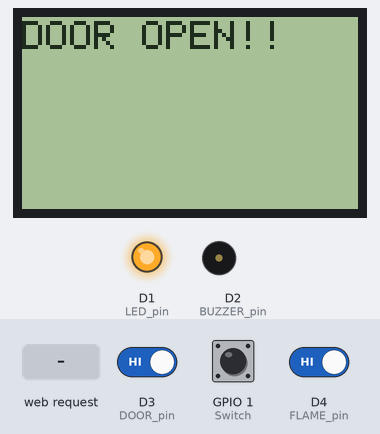
Recording of a sketch running on a simulated ESP8266 (NodeMCU). On the bench: 84×48 one-colour display, output pins drawn as LEDs (lit = HIGH), buzzer (waves = sounding). The test bench sets the inputs (shaded band); at power-on: D3 (DOOR_pin) HIGH, D4 (FLAME_pin) HIGH, GPIO 1 (Switch) HIGH. WiFi joins after 1.5 s; servers stay silent unless stated; no MQTT or app messages arrive unless stated; what the sketch prints to the serial monitor is not drawn.

Above: at 3.0 s.
3.1 s: D3 (DOOR_pin) driven LOW
At 4.7 s:
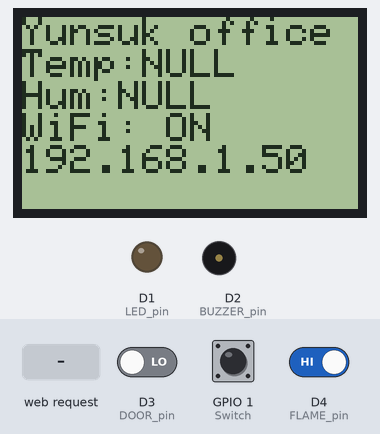
5.0 s: D4 (FLAME_pin) driven LOW
At 6.5 s:
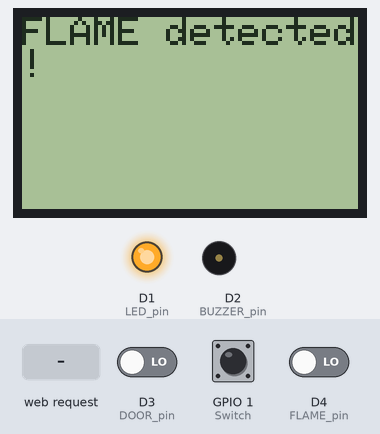
7.3 s: D3 (DOOR_pin) driven HIGH
At 10.2 s:
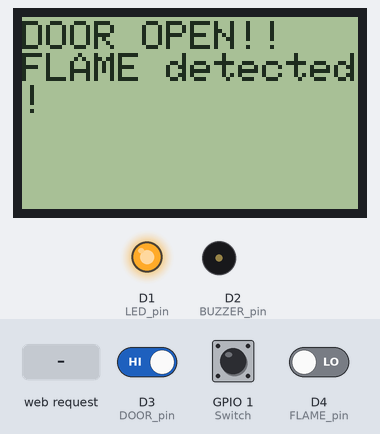
11.2 s: D3 (DOOR_pin) driven LOW
At 13.4 s:
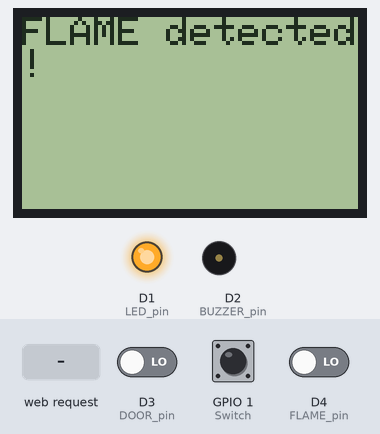
15.1 s: D4 (FLAME_pin) driven HIGH
At 16.7 s:
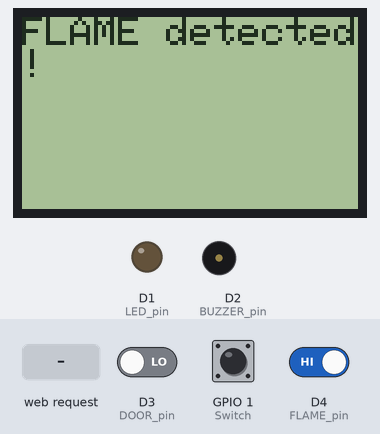
18.4 s: HTTP request GET /Gas received
At 21.0 s:
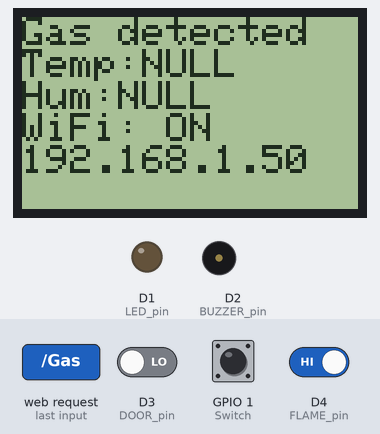
Timing chart, 0 to 22.5 s (numbered marks = the images above; inputs shaded):
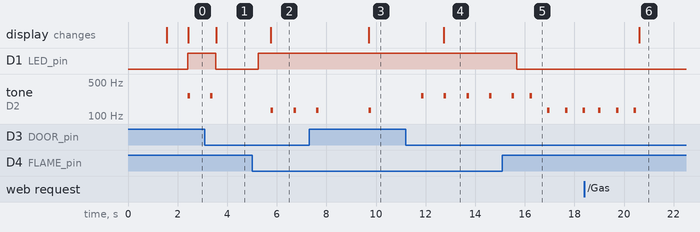

Measured:
- after the input at 3.1 s, D1 (LED_pin): HIGH → LOW after 0.44 s; tone on D2 (BUZZER_pin): goes on until 3.4 s, then stays silent; the display: changes after 0.45 s (image 1)
- after the input at 5.0 s, D1 (LED_pin): LOW → HIGH after 0.25 s; tone on D2 (BUZZER_pin): alternates 131 Hz for 0.10 s and silent for 0.82 s, starting after 0.76 s; the display: first differs from a run without the input after 0.76 s (image 2)
- after the input at 7.3 s, tone on D2 (BUZZER_pin): silent → 131 Hz after 2.4 s, → silent 0.10 s later; the display: first differs from a run without the input after 2.4 s (image 3)
- after the input at 11.2 s, tone on D2 (BUZZER_pin): alternates 262 Hz for 0.10 s and silent for 0.82 s, starting after 1.5 s; the display: first differs from a run without the input after 1.5 s (image 4)
- after the input at 15.1 s, D1 (LED_pin): HIGH → LOW after 0.58 s
- after the input at 18.4 s, the display: changes after 2.2 s (image 6)

The sketch:

final_node_1.ino
```cpp
#include <SPI.h>               // include SPI library
#include <Adafruit_GFX.h>      // include adafruit graphics library
#include <Adafruit_PCD8544.h>  // include adafruit PCD8544 (Nokia 5110) library
#include <Wire.h>
#include <Adafruit_Sensor.h>
#include <Adafruit_BME280.h>
#include <ESP8266WiFi.h>
#include <ESP8266HTTPClient.h>
#include <PubSubClient.h>

#define DEBUG 1

#define D0 16
#define D1 5
#define D2 4
#define D3 0
#define D4 2
#define D5 14
#define D6 12
#define D7 13
#define D8 15
#define TX 1

#define MyRoomLocation "Room1"
#define FLAME_pin D4
#define DOOR_pin D3
#define BUZZER_pin D2
#define Switch TX
#define LED_pin D1

#define DOOR_OPEN_MSG "DOOR OPEN!!"
#define DOOR_CLOSED_MSG "DOOR closed"
#define FLAME_UNDETECTED_MSG "FLAME undetected"
#define FLAME_DETECTED_MSG "FLAME detected!"
//LCD
Adafruit_PCD8544 display = Adafruit_PCD8544(D5, D7, D6, D8, D0);
static const unsigned char PROGMEM logo16_glcd_bmp[] =
{ B00000000, B11000000,
  B00000001, B11000000,
  B00000001, B11000000,
  B00000011, B11100000,
  B11110011, B11100000,
  B11111110, B11111000,
  B01111110, B11111111,
  B00110011, B10011111,
  B00011111, B11111100,
  B00001101, B01110000,
  B00011011, B10100000,
  B00111111, B11100000,
  B00111111, B11110000,
  B01111100, B11110000,
  B01110000, B01110000,
  B00000000, B00110000
};

void callback(char *topic, byte *payload, unsigned int length) //Web으로 부터 수신한 Message에 따른 동작 제어 함수
{
  char message_buff[100]; //initialise storage buffer
  String msgString;
  int i = 0;

  Serial.println("Message arrived: topic: " + String(topic));
  Serial.println("Length: " + String(length, DEC));

  //create character buffer with ending null terminator (string)
  for (i = 0; i < length; i++) {
    message_buff[i] = payload[i];
  }
  message_buff[i] = '\0';

  msgString = String(message_buff);
  Serial.println("Payload: " + msgString);

}
const char *wifi_ssid = "HGU_IoT_3"; // 사용하는 공유기 이름
const char *wifi_password = "csee1414";       // 공유기 password 입력

// MQTT
#define mqtt_broker "192.168.0.92"
#define mqtt_user "iot"
#define mqtt_pwd "csee1414"

// 개별 nodeMCU 설정시 수정해야하는 부분(숫자를 자신의 주어진 번호로 모두 수정) - 자신의 NodeMCU NAME
//Publish를 위한 Topic
const char *mqtt_nodeName = "myhome";


WiFiClient wifiClient; //클라이언트로

PubSubClient mqtt_client(mqtt_broker, 1883, callback, wifiClient);


int STATE_DOOR = 0; // 1이면 문열림, 0이면 문닫힘
int STATE_LED = 0; // 1이면 LED켜짐, 0이면 LED꺼짐
int STATE_BUZZER_FLAME = 0; // 1이면 Buzzer켜짐, 0이면 Buzzer꺼짐. buzzerinterval(밀리초)와 연계
int STATE_BUZZER_DOOR = 0;
int STATE_FLAME = 0; // 0이면 불꽃감지됨, 1이면 불꽃감지 안됨
int STATE_SWITCH = 0; // 0이면 버튼 눌림, 1이면 버튼 떼짐. 버튼 눌림의 현재 상태를 나타냄.
int STATE_LEAVING = 0; // 1이면 외출모드, 0이면 외출모드가 아님
int Gasflag = 0;
int lapcount = 0; // 버튼 누름 상태 지속시간 저장용 변수
int switchtime = 0; // 버튼 처음 눌렀을 때 시간 저장, = millis() 사용
int switchflag = 0; // 0이면 버튼을 아직 안 누른 것, 1이면 버튼을 누른 것. 버튼 눌림의 과거 시간, 즉 u(-t) 상태의 저장.
int buzzertimeflame = 0; // 불꽃 감지에 의해 부저를 처음 울리기 시작한 시간 저장, = millis() 사용. 불꽃이 감지되지 않을때까지 갱신됨.
int buzzertimedoor = 0; // 문열림 감지에 의해 부저를 처음 울리기 시작한 시간 저장, millis() 사용. 문이 닫힐때까지 갱신됨.
int buzzerinterval = 0; // 외출모드 활성화에 따른 부저 울리는 시간(밀리초)를 다르게 저장하기 위한 변수
int buzzertonecount = 0; // 불꽃 감지에 의해 부저를 울릴 때, 음 두 개를 번갈아 출력하기 위해 사용하는 시간 간격 저장용 변수
int buzzernexttone = 0; // 음정을 바꾸기 위한 변수


String hum = "";
String temp = "";

WiFiServer server(80);
#define WEBHOOK_PROTOCOL "http://"
#define NODE2_IP "192.168.0.103"
#define WEBHOOK_PATH_FLAME    WEBHOOK_PROTOCOL NODE2_IP "/Flame/"
#define WEBHOOK_PATH_DOOROPEN WEBHOOK_PROTOCOL NODE2_IP "/DoorOpen/"


//FOR IFTTT

#define IFTTT_HOST "maker.ifttt.com"
#define IFTTT_KEY "bvdK0S9W6_lsDU0IS-ze_t"
String payload_door = "";
String payload_flame = "";

const char *pub_gas = "myhome/room2/gas";
const char *pub_door = "myhome/room1/door";
const char *pub_flame = "myhome/room1/flame";
const char *pub_mode = "myhome/room2/mode";
const char *pub_wifi1 = "myhome/room1/wifi";
const char *pub_wifi2 = "myhome/room2/wifi2";

const char *sub_topic2 = "myhome";

void InitWiFi()
{
  Serial.println(); //시리얼모니터창에 보기 좋게 줄을 바꿈
  Serial.println();
  Serial.println("Connectiong to WiFi..");
  // attempt to connect to WiFi network
  WiFi.begin(wifi_ssid, wifi_password);
  int ct = 0;
  while (WiFi.status() != WL_CONNECTED)
  {
    ct++;
    delay(500);
    Serial.print(".");
    if (ct == 10) return;
  }
  // 접속이 되면 출력
  Serial.println();
  Serial.print("Connected to AP: ");
  //접속 정보를 출력
  Serial.println(WiFi.localIP());
}


void setup() {
  display.begin();
  display.setContrast(50);
  display.clearDisplay();
  Serial.begin(9600);
  print_lcd("PreWiFi");
  InitWiFi();
  print_lcd("PostWiFi");
  pinMode (DOOR_pin, INPUT_PULLUP);
  pinMode (LED_pin, OUTPUT);
  pinMode (BUZZER_pin, OUTPUT);
  pinMode (FLAME_pin, INPUT);
  pinMode (Switch, INPUT_PULLUP);
  digitalWrite(LED_pin, LOW);
  server.begin(); // setup webserver
  mqtt_client.setServer(mqtt_broker, 1883);
  mqtt_client.setCallback(callback);
  mqtt_client.connect(mqtt_nodeName, mqtt_user, mqtt_pwd);
}

void print_lcd(String msg) {
  // put your main code here, to run repeatedly:
  display.setTextSize(0.8);
  display.setTextColor(BLACK);
  display.setCursor(0, 0);
  display.println(msg);
  display.display();
}

bool show_ip = false;
char data[80];
void loop() { //<<(1), (2)>>
  if (WiFi.status() == WL_CONNECTED)
  {
    mqtt_client.publish(pub_wifi2, "WIFI ON", 1);
    if (!show_ip)
    {
      show_ip = true;
      display.print("IP:"); // 디스플레이로
      display.println(WiFi.localIP());
    }
    listen_webhook();
  }
  else
  {
    Serial.println("WIFI OFF");
    InitWiFi();
    mqtt_client.publish(pub_wifi2, "WIFI OFF", 1);
  }

  int pSTATE_LEAVING = STATE_LEAVING; int pSTATE_FLAME = STATE_FLAME; int pSTATE_DOOR = STATE_DOOR; int pSTATE_SWITCH = STATE_SWITCH;
  // 과거 상태를 저장하기. 이는 시리얼 모니터 출력의 if문에서 사용하여, 바뀐 상태가 있는 경우에만 출력을 하도록 하기 위함임. (깔끔하게 하기위한 용도)
  STATE_FLAME = digitalRead(FLAME_pin); // 불꽃감지센서 데이터 읽어오기
  STATE_DOOR = digitalRead(DOOR_pin); // 문열림감지센서 데이터 읽어오기
  STATE_SWITCH = digitalRead(Switch); // 버튼 데이터 읽어오기
  //<<(3)>>
  // 외출모드를 바꾸는 버튼 눌림 구문을 시리얼 모니터 출력 구문 전에 실행해야, 시리얼 출력 구문에서 외출모드상태가 바로 반영이 되므로 여기서 실행함.
  if (!switchflag && !STATE_SWITCH) { // 버튼을 누르지 않아왔는데, 지금 버튼이 눌린 순간, 즉 버튼을 처음 누르는 순간
    switchflag = 1; // 이제 (다음 if 구문의 논리 판별을 위한)버튼의 과거 상태는 누름이 됨
    //Serial.println("*** Button pressed, saving current time. ***");
    switchtime = millis();
  }
  if (switchflag && STATE_SWITCH) { // 버튼을 눌러왔는데, 지금 버튼을 뗀 순간
    switchflag = 0; // 이제 (다음 if 구문의 논리 판별을 위한)버튼의 과거 상태는 뗌이 됨
    lapcount = 0;

    if (millis() - switchtime > 5000) { // 버튼을 누른 시간이 5초를 넘었다면
      display.println("Over 5 seconds, toggling outside mode. ");
      STATE_LEAVING = !STATE_LEAVING; // 외출 모드 토글
      if (STATE_LEAVING) {
        display.clearDisplay();
        display.println("Now outside. ***"); // 외출 모드가 켜지면 바깥이라고 시리얼 모니터에 출력
        display.display();
      }
      else {
        display.clearDisplay();
        display.println("Now inside. ***"); // 외출 모드가 꺼지면 안쪽이라고 시리얼 모니터에 출력
        display.display();
      }
    }
    else display.println("Under 5 seconds, nothing happened. ***"); // 버튼을 누른 시간이 5초가 되지 않았다면, 아무 일도 없었다고 출력
  }
  if (switchflag && !STATE_SWITCH) { // 버튼을 계속 누르고 있을 때
    if (lapcount++ && !(lapcount % 10)) tone(BUZZER_pin, 262, 100); // 1초마다 알림
  }
  // 외출모드 상태에 따라 buzzerinterval을 바꿔준다. 이 if문은 외출모드를 바꾸는 버튼 눌림 구문 바로 뒤에 붙여줘야 한다.
  //#if DEBUG
  //  if (STATE_LEAVING) buzzerinterval = 1000; else buzzerinterval = 1000; // buzzerinteral이 유일하게 바뀌는 곳. 외출모드이면 5초, 아니면 1초
  //#else
  //  if (STATE_LEAVING) buzzerinterval = 10000; else buzzerinterval = 5000; // buzzerinteral이 유일하게 바뀌는 곳. 외출모드이면 5초, 아니면 1초
  //#endif
  if (STATE_LEAVING)
    buzzerinterval = 10000;
  else
    buzzerinterval = 5000; // buzzerinteral이 유일하게 바뀌는 곳. 외출모드이면 5초, 아니면 1초

  //<<(5)>>
  if (!STATE_FLAME) { // 불꽃이 감지되었을 때. 디지털 핀의 기본 상태가 HIGH이고, 불꽃 감지 센서는 불꽃이 감지되었을 때 LOW를 보내준다.

    http_connection(WEBHOOK_PATH_FLAME);
    //    payload_flame +=  "Flame Detected!";
    //    payload_flame.toCharArray(data, (payload_flame.length() + 1));
    mqtt_client.publish(pub_flame, FLAME_DETECTED_MSG, 1);

    STATE_LED = HIGH; // LED 상태를 켬으로 변경
    STATE_BUZZER_FLAME = HIGH; // 부저 상태를 울림으로 변경
    buzzertimeflame = millis(); // 현재 시간을 저장. '부저를 울리기 시작한' 현재 시간이 아닌 이유는, 불꽃이 감지되지 않을 때까지 계속해서 갱신하기 위함
  }
  else { // 불꽃이 감지되지 않았을 때
    if (!STATE_DOOR) STATE_LED = LOW; // LED 상태를 꺼짐으로 변경
    if (millis() - buzzertimeflame > buzzerinterval) STATE_BUZZER_FLAME = LOW; // 현재 시간과 마지막으로 불꽃이 켜진 시간의 차가
    // 위 buzzerinterval에서 설정한 부저를 울릴 시간 길이(외출모드일 때 5초, 아닐 때 1초)보다 커지면, 부저 상태를 안 울림으로 변경
  } // 부저가 꺼진 이후에도 계속 LOW를 입력하지만, 작동에는 문제가 없음
  /* 바로 위 주석과 관련, 만약 부저가 울리고 있는 상태가 필요하다면,
     전역변수로 int buzzerflag = 0; 을 선언하고, 위 if(!STATE_FLAME) 구문 마지막에 buzzerflag = 1; 을 넣고,
     else 구문 안의 if(millis() - buzzertimeflame > buzzerinterval) STATE_BUZZER_FLAME = LOW; 라는 if 구문 안에
     buzzerflag = 0; 을 추가하면 됨.
     아무튼 현재 상태로는 비록 부저가 꺼진 이후에도 계속 millis() - buzzertimeflame이 커지므로,
     STATE_BUZZER_FLAME = LOW; 가 계속 실행이 되긴 하나,
     현재 상태로는 작동에 문제도, 위에서 언급한 논리를 넣는다 해도 STATE_BUZZER_FLAME = LOW; 의 반복 실행은 막으나 실제로 보이는 차이점도 없음.
  */
  //<<(6)>>
  if (STATE_DOOR) { // 문이 열렸을 때
    send_event("DoorFlagon");

    http_connection(WEBHOOK_PATH_DOOROPEN);
    payload_door =  "DOOR OPEN Detected!";
    payload_door.toCharArray(data, (payload_door.length() + 1));
    mqtt_client.publish(pub_door, data, 1);

    STATE_LED = HIGH;
    STATE_BUZZER_DOOR = HIGH;
    buzzertimedoor = millis();
  }
  else { // 문이 닫혔을 때
    mqtt_client.publish(pub_door, DOOR_CLOSED_MSG, 1);

    if (STATE_FLAME) STATE_LED = LOW;
    if (STATE_LEAVING) { // 외출 모드인 경우,
      if (millis() - buzzertimedoor > buzzerinterval) STATE_BUZZER_DOOR = LOW; // 계속 부저를 울리다가 정해진 시간 길이가 지나면 끔.
    }
    else STATE_BUZZER_DOOR = LOW; // 외출 모드가 아닐 땐 기다리지 않고 바로 끔
  }
  //<<(7)>>
  digitalWrite(LED_pin, STATE_LED); // LED 상태에 따라 LED를 켜거나 끔

  //<<(8)>>
  if (STATE_BUZZER_FLAME && !STATE_BUZZER_DOOR) { // i) 불꽃 감지됨, 문 닫힘
    send_event("FlameFlagon");

    mqtt_client.publish(pub_flame, FLAME_DETECTED_MSG, 1);
    display.clearDisplay();
    display.setCursor(0, 0);
    display.println(FLAME_DETECTED_MSG);
    display.display();
    if (!buzzernexttone) {
      tone(BUZZER_pin, 131, 100);
      if (buzzertonecount++ > 4) {
        buzzertonecount = 0;
        buzzernexttone = 1;
      }
    }
    else {
      tone(BUZZER_pin, 262, 100);
      if (buzzertonecount++ > 4) {
        buzzertonecount = 0;
        buzzernexttone = 0;
      }
    }
  }
  else if (!STATE_BUZZER_FLAME && STATE_BUZZER_DOOR) { // ii) 불꽃 감지 안 됨, 문 열림
    tone(BUZZER_pin, 262, 100);
    mqtt_client.publish(pub_flame, FLAME_UNDETECTED_MSG, 1);
    mqtt_client.publish(pub_door, DOOR_OPEN_MSG, 1);
    display.setCursor(0, 1);
    display.clearDisplay();
    display.println(DOOR_OPEN_MSG);
    display.display();
  }
  else if (STATE_BUZZER_FLAME && STATE_BUZZER_DOOR) { // iii) 불꽃 감지됨, 문 열림
    send_event("DoorFlagon");
    send_event("FlameFlagon");
    mqtt_client.publish(pub_flame, FLAME_DETECTED_MSG, 1);
    mqtt_client.publish(pub_door, DOOR_OPEN_MSG, 1);
    display.setCursor(0, 1);
    display.clearDisplay();
    display.println(DOOR_OPEN_MSG);
    display.println(FLAME_DETECTED_MSG);
    display.display();
    if (!buzzernexttone) {
      tone(BUZZER_pin, 131, 100);
      if (buzzertonecount++ > 1) {
        buzzertonecount = 0;
        buzzernexttone = 1;
      }
    }
    else {
      tone(BUZZER_pin, 262, 100);
      if (buzzertonecount++ > 1) {
        buzzertonecount = 0;
        buzzernexttone = 0;
      }
    }
  }
  else { // iv) 불꽃 감지 안 됨, 문 닫힘
    mqtt_client.publish(pub_flame, FLAME_UNDETECTED_MSG, 1);
    mqtt_client.publish(pub_door, DOOR_CLOSED_MSG, 1);
    display.clearDisplay();
    display.setCursor(0, 0);
    if (Gasflag) {
      //////######################################################################################
      display.println("Gas detected");
    }
    else {
      display.println("Yunsuk office");
    }
    display.print("Temp:");
    if (temp.length() == 0)
      display.println("NULL");
    else
      display.println(temp);
    display.print("Hum:");
    if (hum.length() == 0)
      display.println("NULL");
    else
      display.println(hum);
    if (WiFi.status() == WL_CONNECTED)
    {
      display.println("WiFi: ON");
      display.print(WiFi.localIP());
    }
    else
    {
      display.print("WiFi: OFF");
    }
    display.display();
    noTone(BUZZER_pin);
    buzzertonecount = 0; buzzernexttone = 0;
  }
  delay(100); // void loop() 함수 반복 주기 0.1초
  mqtt_client.loop();
}

String http_connection(String url)
{
  String payload;
  if (WiFi.status() == WL_CONNECTED)
  {
    HTTPClient http;
    http.begin(url);
    int httpCode = http.GET();

    if (httpCode > 0)
      payload = http.getString();
    http.end();
  }
  return payload;
}

void listen_webhook()
{
  WiFiClient client = server.available();
  if (!client)
  {
    delay(100);
    return;
  }
  int ct = 0;
  while (!client.available())
  {
    ct++;
    delay(100);
    Serial.print(",");
    if (ct > 10000) return;
    if (ct % 3 == 0)
      display.print("/");
    else if (ct % 3 == 1)
      display.print("|");
    else
      display.print("\\");
  }

  String request = client.readStringUntil('\r');
  if (request.indexOf("/Humidity") != -1)
  {
    hum = getValue(getValue(request, '/', 2), ' ', 0);
  }
  if (request.indexOf("/Temperature") != -1)
  {
    temp = getValue(getValue(request, '/', 2), ' ', 0);
  }
  if (request.indexOf("/Gas") != -1) {
    Gasflag = 1;
  } else {
    Gasflag = 0;
  }

  display.display();
  client.flush();
}

String getValue(String data, char separator, int index)
{
  int found = 0;
  int strIndex[] = { 0, -1 };
  int maxIndex = data.length() - 1;

  for (int i = 0; i <= maxIndex && found <= index; i++) {
    if (data.charAt(i) == separator || i == maxIndex) {
      found++;
      strIndex[0] = strIndex[1] + 1;
      strIndex[1] = (i == maxIndex) ? i + 1 : i;
    }
  }
  return found > index ? data.substring(strIndex[0], strIndex[1]) : "";
}
void send_event(const char *event) {
  WiFiClient client;
  const int httpPort = 80;
  if (!client.connect(IFTTT_HOST, httpPort)) {
    return;
  }
  String url = "/trigger/";
  url += event;
  url += "/with/key/";
  url += IFTTT_KEY;
  String mJson = String("{\"value1\": \"") + "IoT System Design... \"}";
  client.println(String("POST ") + url + " HTTP/1.1");
  client.println(String("Host: ") + IFTTT_HOST);
  client.println("Content-Type: application/json");
  client.print("Content-Length: ");
  client.println(mJson.length());
  client.println();
  client.println(mJson);
  delay(300);
  client.stop();
}
```
